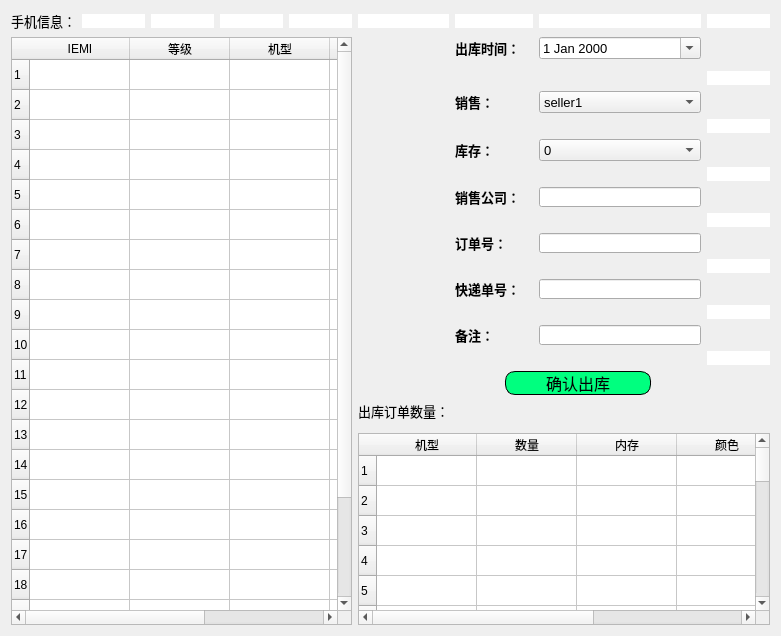
        <widget class="QWidget" name="page_8">
         <attribute name="icon">
          <iconset>
           <normaloff>static/img/package-2-64.gif</normaloff>static/img/package-2-64.gif</iconset>
         </attribute>
         <attribute name="title">
          <string/>
         </attribute>
         <layout class="QGridLayout" name="gridLayout_17">
          <item row="14" column="6">
           <widget class="QLabel" name="out_remarks_label">
            <property name="font">
             <font>
              <pointsize>10</pointsize>
              <weight>75</weight>
              <bold>true</bold>
             </font>
            </property>
            <property name="text">
             <string>备注：</string>
            </property>
           </widget>
          </item>
          <item row="19" column="5" colspan="4">
           <widget class="QTableWidget" name="out_result_TW">
            <property name="rowCount">
             <number>22</number>
            </property>
            <attribute name="horizontalHeaderShowSortIndicator" stdset="0">
             <bool>false</bool>
            </attribute>
            <attribute name="verticalHeaderCascadingSectionResizes">
             <bool>false</bool>
            </attribute>
            <row/>
            <row/>
            <row/>
            <row/>
            <row/>
            <row/>
            <row/>
            <row/>
            <row/>
            <row/>
            <row/>
            <row/>
            <row/>
            <row/>
            <row/>
            <row/>
            <row/>
            <row/>
            <row/>
            <row/>
            <row/>
            <row/>
            <column>
             <property name="text">
              <string>机型</string>
             </property>
            </column>
            <column>
             <property name="text">
              <string>数量</string>
             </property>
            </column>
            <column>
             <property name="text">
              <string>内存</string>
             </property>
            </column>
            <column>
             <property name="text">
              <string>颜色</string>
             </property>
            </column>
            <column>
             <property name="text">
              <string>数量</string>
             </property>
            </column>
           </widget>
          </item>
          <item row="4" column="6">
           <widget class="QLabel" name="out_seller_label">
            <property name="font">
             <font>
              <pointsize>10</pointsize>
              <weight>75</weight>
              <bold>true</bold>
             </font>
            </property>
            <property name="text">
             <string>销售：</string>
            </property>
           </widget>
          </item>
          <item row="12" column="7">
           <widget class="QLineEdit" name="out_trackingnumber_LE">
            <property name="minimumSize">
             <size>
              <width>162</width>
              <height>20</height>
             </size>
            </property>
            <property name="maximumSize">
             <size>
              <width>162</width>
              <height>20</height>
             </size>
            </property>
           </widget>
          </item>
          <item row="0" column="5">
           <widget class="QPushButton" name="pushButton_51">
            <property name="styleSheet">
             <string notr="true">background-color: rgb(255, 255, 255);
border: None;
color: rgb(255, 255, 255);</string>
            </property>
            <property name="text">
             <string>PushButton</string>
            </property>
           </widget>
          </item>
          <item row="0" column="6">
           <widget class="QPushButton" name="pushButton_49">
            <property name="styleSheet">
             <string notr="true">background-color: rgb(255, 255, 255);
border: None;
color: rgb(255, 255, 255);</string>
            </property>
            <property name="text">
             <string>PushButton</string>
            </property>
           </widget>
          </item>
          <item row="0" column="8">
           <widget class="QPushButton" name="pushButton_41">
            <property name="styleSheet">
             <string notr="true">background-color: rgb(255, 255, 255);
border: None;
color: rgb(255, 255, 255);</string>
            </property>
            <property name="text">
             <string>PushButton</string>
            </property>
           </widget>
          </item>
          <item row="0" column="3">
           <widget class="QPushButton" name="pushButton_44">
            <property name="styleSheet">
             <string notr="true">background-color: rgb(255, 255, 255);
border: None;
color: rgb(255, 255, 255);</string>
            </property>
            <property name="text">
             <string>PushButton</string>
            </property>
           </widget>
          </item>
          <item row="6" column="6">
           <widget class="QLabel" name="out_bstorage_label">
            <property name="font">
             <font>
              <pointsize>10</pointsize>
              <weight>75</weight>
              <bold>true</bold>
             </font>
            </property>
            <property name="text">
             <string>库存：</string>
            </property>
           </widget>
          </item>
          <item row="7" column="8">
           <widget class="QPushButton" name="pushButton_62">
            <property name="styleSheet">
             <string notr="true">background-color: rgb(255, 255, 255);
border: None;
color: rgb(255, 255, 255);</string>
            </property>
            <property name="text">
             <string>PushButton</string>
            </property>
           </widget>
          </item>
          <item row="8" column="7">
           <widget class="QLineEdit" name="out_tocompany_LE">
            <property name="minimumSize">
             <size>
              <width>162</width>
              <height>20</height>
             </size>
            </property>
            <property name="maximumSize">
             <size>
              <width>162</width>
              <height>20</height>
             </size>
            </property>
           </widget>
          </item>
          <item row="16" column="6" colspan="2">
           <widget class="QPushButton" name="out_submit_PB">
            <property name="minimumSize">
             <size>
              <width>246</width>
              <height>24</height>
             </size>
            </property>
            <property name="maximumSize">
             <size>
              <width>246</width>
              <height>24</height>
             </size>
            </property>
            <property name="font">
             <font>
              <family>黑体</family>
              <pointsize>12</pointsize>
             </font>
            </property>
            <property name="styleSheet">
             <string notr="true">QPushButton {
	border-radius:10px;
	padding-top:2px;
	padding-bottom: 2px;
	border-color: black;
    border-style:solid;
    border-width:1px;
    background-color:#00ff7f;
    margin-left: 50px;
    margin-right:50px;
}

QPushButton:hover
{
    background-color:#00aaff;
	border-radius:10px;
}

QPushButton:pressed
{
    padding-left:15px;
	border-radius:10px;
}
</string>
            </property>
            <property name="text">
             <string>确认出库</string>
            </property>
            <property name="icon">
             <iconset>
              <normaloff>D:/Projects/TrillionTech/images/check-mark-3-64.gif</normaloff>D:/Projects/TrillionTech/images/check-mark-3-64.gif</iconset>
            </property>
            <property name="iconSize">
             <size>
              <width>18</width>
              <height>18</height>
             </size>
            </property>
           </widget>
          </item>
          <item row="15" column="8">
           <widget class="QPushButton" name="pushButton_66">
            <property name="styleSheet">
             <string notr="true">background-color: rgb(255, 255, 255);
border: None;
color: rgb(255, 255, 255);</string>
            </property>
            <property name="text">
             <string>PushButton</string>
            </property>
           </widget>
          </item>
          <item row="0" column="4">
           <widget class="QPushButton" name="pushButton_52">
            <property name="styleSheet">
             <string notr="true">background-color: rgb(255, 255, 255);
border: None;
color: rgb(255, 255, 255);</string>
            </property>
            <property name="text">
             <string>PushButton</string>
            </property>
           </widget>
          </item>
          <item row="1" column="0" rowspan="19" colspan="5">
           <widget class="QTableWidget" name="out_search_TW">
            <property name="rowCount">
             <number>22</number>
            </property>
            <attribute name="horizontalHeaderShowSortIndicator" stdset="0">
             <bool>false</bool>
            </attribute>
            <attribute name="verticalHeaderCascadingSectionResizes">
             <bool>false</bool>
            </attribute>
            <row/>
            <row/>
            <row/>
            <row/>
            <row/>
            <row/>
            <row/>
            <row/>
            <row/>
            <row/>
            <row/>
            <row/>
            <row/>
            <row/>
            <row/>
            <row/>
            <row/>
            <row/>
            <row/>
            <row/>
            <row/>
            <row/>
            <column>
             <property name="text">
              <string>IEMI</string>
             </property>
            </column>
            <column>
             <property name="text">
              <string>等级</string>
             </property>
            </column>
            <column>
             <property name="text">
              <string>机型</string>
             </property>
            </column>
            <column>
             <property name="text">
              <string>内存</string>
             </property>
            </column>
            <column>
             <property name="text">
              <string>颜色</string>
             </property>
            </column>
           </widget>
          </item>
          <item row="13" column="8">
           <widget class="QPushButton" name="pushButton_65">
            <property name="styleSheet">
             <string notr="true">background-color: rgb(255, 255, 255);
border: None;
color: rgb(255, 255, 255);</string>
            </property>
            <property name="text">
             <string>PushButton</string>
            </property>
           </widget>
          </item>
          <item row="11" column="8">
           <widget class="QPushButton" name="pushButton_64">
            <property name="styleSheet">
             <string notr="true">background-color: rgb(255, 255, 255);
border: None;
color: rgb(255, 255, 255);</string>
            </property>
            <property name="text">
             <string>PushButton</string>
            </property>
           </widget>
          </item>
          <item row="6" column="7">
           <widget class="QComboBox" name="out_bstorage_CB">
            <property name="minimumSize">
             <size>
              <width>162</width>
              <height>22</height>
             </size>
            </property>
            <property name="maximumSize">
             <size>
              <width>162</width>
              <height>22</height>
             </size>
            </property>
            <property name="font">
             <font>
              <pointsize>10</pointsize>
             </font>
            </property>
            <item>
             <property name="text">
              <string>0</string>
             </property>
            </item>
           </widget>
          </item>
          <item row="1" column="6">
           <widget class="QLabel" name="out_time_label">
            <property name="font">
             <font>
              <pointsize>10</pointsize>
              <weight>75</weight>
              <bold>true</bold>
             </font>
            </property>
            <property name="text">
             <string>出库时间：</string>
            </property>
           </widget>
          </item>
          <item row="0" column="7">
           <widget class="QPushButton" name="pushButton_47">
            <property name="styleSheet">
             <string notr="true">background-color: rgb(255, 255, 255);
border: None;
color: rgb(255, 255, 255);</string>
            </property>
            <property name="text">
             <string>PushButton</string>
            </property>
           </widget>
          </item>
          <item row="5" column="8">
           <widget class="QPushButton" name="pushButton_61">
            <property name="styleSheet">
             <string notr="true">background-color: rgb(255, 255, 255);
border: None;
color: rgb(255, 255, 255);</string>
            </property>
            <property name="text">
             <string>PushButton</string>
            </property>
           </widget>
          </item>
          <item row="10" column="7">
           <widget class="QLineEdit" name="out_salenumber_LE">
            <property name="minimumSize">
             <size>
              <width>162</width>
              <height>20</height>
             </size>
            </property>
            <property name="maximumSize">
             <size>
              <width>162</width>
              <height>20</height>
             </size>
            </property>
           </widget>
          </item>
          <item row="8" column="6">
           <widget class="QLabel" name="out_tocompany_label">
            <property name="font">
             <font>
              <pointsize>10</pointsize>
              <weight>75</weight>
              <bold>true</bold>
             </font>
            </property>
            <property name="text">
             <string>销售公司：</string>
            </property>
           </widget>
          </item>
          <item row="14" column="7">
           <widget class="QLineEdit" name="out_remarks_LE">
            <property name="minimumSize">
             <size>
              <width>162</width>
              <height>20</height>
             </size>
            </property>
            <property name="maximumSize">
             <size>
              <width>162</width>
              <height>20</height>
             </size>
            </property>
           </widget>
          </item>
          <item row="4" column="7">
           <widget class="QComboBox" name="out_seller_CB">
            <property name="minimumSize">
             <size>
              <width>162</width>
              <height>22</height>
             </size>
            </property>
            <property name="maximumSize">
             <size>
              <width>162</width>
              <height>22</height>
             </size>
            </property>
            <property name="font">
             <font>
              <pointsize>10</pointsize>
             </font>
            </property>
            <item>
             <property name="text">
              <string>seller1</string>
             </property>
            </item>
            <item>
             <property name="text">
              <string>seller2</string>
             </property>
            </item>
           </widget>
          </item>
          <item row="10" column="6">
           <widget class="QLabel" name="out_salenumber_label">
            <property name="font">
             <font>
              <pointsize>10</pointsize>
              <weight>75</weight>
              <bold>true</bold>
             </font>
            </property>
            <property name="text">
             <string>订单号：</string>
            </property>
           </widget>
          </item>
          <item row="12" column="6">
           <widget class="QLabel" name="out_trackingnumber_label">
            <property name="font">
             <font>
              <pointsize>10</pointsize>
              <weight>75</weight>
              <bold>true</bold>
             </font>
            </property>
            <property name="text">
             <string>快递单号：</string>
            </property>
           </widget>
          </item>
          <item row="3" column="8">
           <widget class="QPushButton" name="pushButton_60">
            <property name="styleSheet">
             <string notr="true">background-color: rgb(255, 255, 255);
border: None;
color: rgb(255, 255, 255);</string>
            </property>
            <property name="text">
             <string>PushButton</string>
            </property>
           </widget>
          </item>
          <item row="0" column="2">
           <widget class="QPushButton" name="pushButton_53">
            <property name="styleSheet">
             <string notr="true">background-color: rgb(255, 255, 255);
border: None;
color: rgb(255, 255, 255);</string>
            </property>
            <property name="text">
             <string>PushButton</string>
            </property>
           </widget>
          </item>
          <item row="9" column="8">
           <widget class="QPushButton" name="pushButton_63">
            <property name="styleSheet">
             <string notr="true">background-color: rgb(255, 255, 255);
border: None;
color: rgb(255, 255, 255);</string>
            </property>
            <property name="text">
             <string>PushButton</string>
            </property>
           </widget>
          </item>
          <item row="1" column="7">
           <widget class="QDateEdit" name="out_time_DE">
            <property name="enabled">
             <bool>true</bool>
            </property>
            <property name="minimumSize">
             <size>
              <width>162</width>
              <height>22</height>
             </size>
            </property>
            <property name="maximumSize">
             <size>
              <width>162</width>
              <height>22</height>
             </size>
            </property>
            <property name="font">
             <font>
              <pointsize>10</pointsize>
             </font>
            </property>
            <property name="readOnly">
             <bool>false</bool>
            </property>
            <property name="buttonSymbols">
             <enum>QAbstractSpinBox::NoButtons</enum>
            </property>
            <property name="calendarPopup">
             <bool>true</bool>
            </property>
           </widget>
          </item>
          <item row="0" column="1">
           <widget class="QPushButton" name="pushButton_50">
            <property name="styleSheet">
             <string notr="true">background-color: rgb(255, 255, 255);
border: None;
color: rgb(255, 255, 255);</string>
            </property>
            <property name="text">
             <string>PushButton</string>
            </property>
           </widget>
          </item>
          <item row="0" column="0">
           <widget class="QLabel" name="out_remind_label_1">
            <property name="font">
             <font>
              <family>黑体</family>
              <pointsize>10</pointsize>
             </font>
            </property>
            <property name="text">
             <string>手机信息：</string>
            </property>
           </widget>
          </item>
          <item row="17" column="5">
           <widget class="QLabel" name="out_remind_label_2">
            <property name="font">
             <font>
              <family>黑体</family>
              <pointsize>10</pointsize>
             </font>
            </property>
            <property name="text">
             <string>出库订单数量：</string>
            </property>
           </widget>
          </item>
         </layout>
        </widget>
